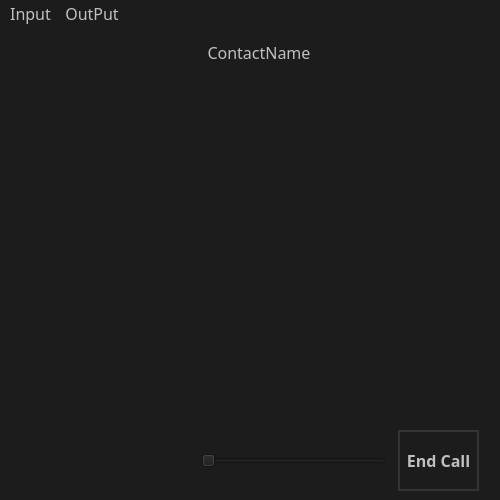
<?xml version="1.0" encoding="UTF-8"?>
<ui version="4.0">
 <class>CallPopUp</class>
 <widget class="QMainWindow" name="CallPopUp">
  <property name="geometry">
   <rect>
    <x>0</x>
    <y>0</y>
    <width>500</width>
    <height>500</height>
   </rect>
  </property>
  <property name="minimumSize">
   <size>
    <width>500</width>
    <height>500</height>
   </size>
  </property>
  <property name="maximumSize">
   <size>
    <width>500</width>
    <height>500</height>
   </size>
  </property>
  <property name="windowTitle">
   <string>MainWindow</string>
  </property>
  <property name="toolTip">
   <string>Compose your message...</string>
  </property>
  <property name="styleSheet">
   <string notr="true">background: rgb(28, 28, 28);

</string>
  </property>
  <widget class="QWidget" name="centralwidget">
   <property name="styleSheet">
    <string notr="true">QListWidget::item:selected {
	background: none;
	color: none;
}

QListWidget::item:hover {
	background: none;
}</string>
   </property>
   <layout class="QGridLayout" name="gridLayout">
    <item row="0" column="0" colspan="6">
     <widget class="QLabel" name="label">
      <property name="minimumSize">
       <size>
        <width>500</width>
        <height>31</height>
       </size>
      </property>
      <property name="font">
       <font>
        <family>Gadugi</family>
        <pointsize>12</pointsize>
       </font>
      </property>
      <property name="styleSheet">
       <string notr="true">color: silver;</string>
      </property>
      <property name="text">
       <string>ContactName</string>
      </property>
      <property name="alignment">
       <set>Qt::AlignCenter</set>
      </property>
     </widget>
    </item>
    <item row="7" column="1">
     <widget class="QSlider" name="VolumeSlider">
      <property name="orientation">
       <enum>Qt::Horizontal</enum>
      </property>
     </widget>
    </item>
    <item row="7" column="3">
     <widget class="QPushButton" name="EndcallButton">
      <property name="sizePolicy">
       <sizepolicy hsizetype="Fixed" vsizetype="Fixed">
        <horstretch>0</horstretch>
        <verstretch>0</verstretch>
       </sizepolicy>
      </property>
      <property name="minimumSize">
       <size>
        <width>81</width>
        <height>61</height>
       </size>
      </property>
      <property name="maximumSize">
       <size>
        <width>81</width>
        <height>61</height>
       </size>
      </property>
      <property name="font">
       <font>
        <family>Gadugi</family>
        <pointsize>12</pointsize>
        <weight>75</weight>
        <bold>true</bold>
       </font>
      </property>
      <property name="cursor">
       <cursorShape>PointingHandCursor</cursorShape>
      </property>
      <property name="toolTip">
       <string>Call your contact</string>
      </property>
      <property name="styleSheet">
       <string notr="true">QPushButton{
color: silver;
border-width: 2px;
border-style: solid;
border-color: rgb(52, 52, 52);
padding: 4px;
}

QPushButton:pressed{
padding: 2px;
}
</string>
      </property>
      <property name="text">
       <string>End Call</string>
      </property>
     </widget>
    </item>
    <item row="1" column="0" rowspan="6" colspan="6">
     <widget class="QWidget" name="VideoWidget" native="true">
      <property name="minimumSize">
       <size>
        <width>400</width>
        <height>350</height>
       </size>
      </property>
     </widget>
    </item>
    <item row="7" column="0">
     <spacer name="horizontalSpacer">
      <property name="orientation">
       <enum>Qt::Horizontal</enum>
      </property>
      <property name="sizeHint" stdset="0">
       <size>
        <width>40</width>
        <height>20</height>
       </size>
      </property>
     </spacer>
    </item>
   </layout>
  </widget>
  <widget class="QMenuBar" name="menubar">
   <property name="geometry">
    <rect>
     <x>0</x>
     <y>0</y>
     <width>500</width>
     <height>25</height>
    </rect>
   </property>
   <property name="font">
    <font>
     <family>Gadugi</family>
     <pointsize>12</pointsize>
    </font>
   </property>
   <property name="styleSheet">
    <string notr="true">color:silver;</string>
   </property>
   <property name="nativeMenuBar">
    <bool>true</bool>
   </property>
   <widget class="QMenu" name="menuInput">
    <property name="font">
     <font>
      <family>Gadugi</family>
      <pointsize>12</pointsize>
     </font>
    </property>
    <property name="styleSheet">
     <string notr="true">color:silver;</string>
    </property>
    <property name="title">
     <string>Input</string>
    </property>
   </widget>
   <widget class="QMenu" name="menuOutPut">
    <property name="title">
     <string>OutPut</string>
    </property>
   </widget>
   <addaction name="menuInput"/>
   <addaction name="menuOutPut"/>
  </widget>
  <action name="actionTheme">
   <property name="text">
    <string>Theme</string>
   </property>
   <property name="shortcutContext">
    <enum>Qt::WindowShortcut</enum>
   </property>
  </action>
  <action name="actionSelect_color">
   <property name="text">
    <string>Select color</string>
   </property>
  </action>
  <action name="actionStyle">
   <property name="text">
    <string>Style</string>
   </property>
   <property name="font">
    <font>
     <family>Gadugi</family>
     <pointsize>12</pointsize>
    </font>
   </property>
  </action>
  <action name="actionDisconnect">
   <property name="text">
    <string>Disconnect</string>
   </property>
  </action>
  <action name="actionDisconnect_2">
   <property name="text">
    <string>Disconnect</string>
   </property>
  </action>
  <action name="actionOnline">
   <property name="text">
    <string>Online</string>
   </property>
  </action>
  <action name="actionDo_Not_Disturb">
   <property name="text">
    <string>Do Not Disturb</string>
   </property>
  </action>
  <action name="actionOffline">
   <property name="text">
    <string>Offline</string>
   </property>
  </action>
 </widget>
 <resources/>
 <connections/>
</ui>
